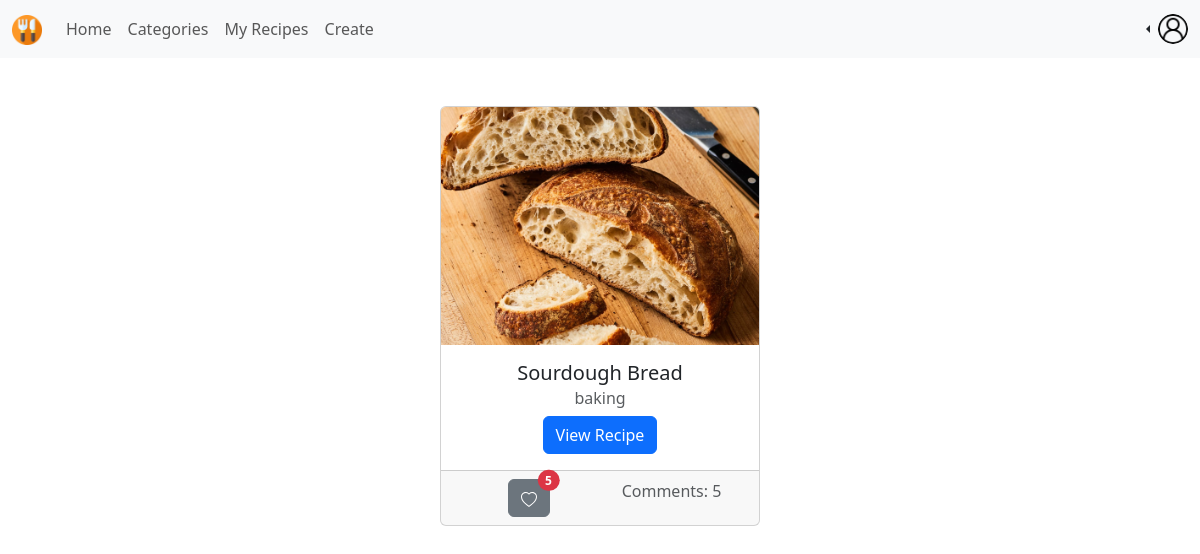
Before: /social/feed/1 (signed in) with the older database file.
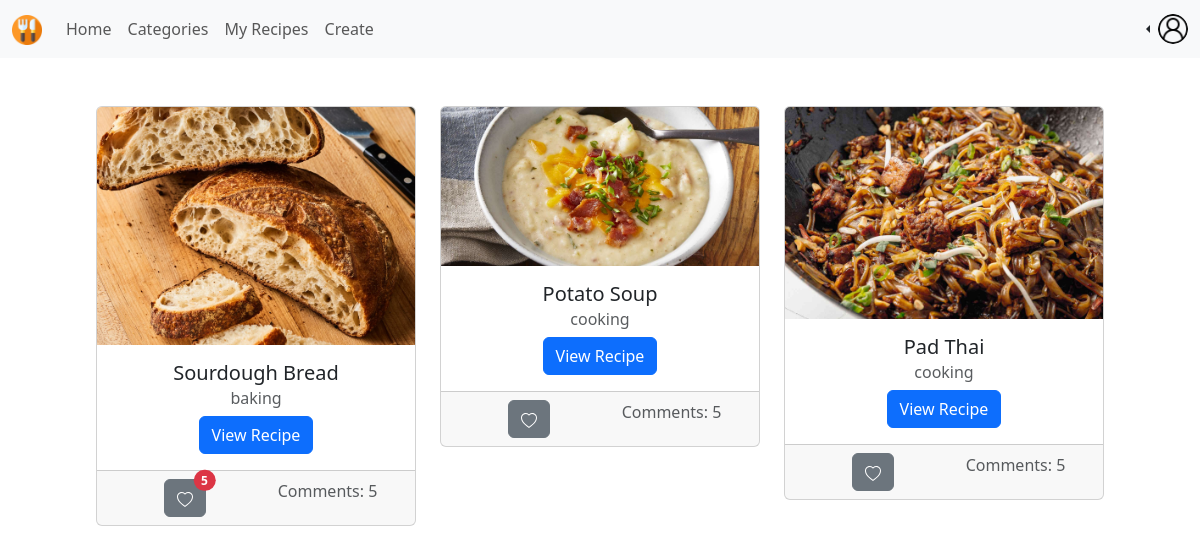
After: the same page with the newer database file.
### profiles/models.py (models this page shows, shortened)
class Profile(models.Model):
  user = models.OneToOneField(User, on_delete=models.CASCADE)
  avatar = models.ImageField(default='profilepic.jpg', upload_to='avatar_pictures')
  follows = models.ManyToManyField("self", related_name="followed_by", symmetrical=False, blank=True)

### recipies/models.py (models this page shows, shortened)
class Recipe(models.Model):
  creator = models.ForeignKey(Profile, on_delete=models.CASCADE)
  created_timestamp = models.DateTimeField(default=datetime.now, blank=True)
  updated_timestamp = models.DateTimeField(default=datetime.now, blank=True)
  recipe_name = models.CharField(max_length=200)
  recipe_image = models.ImageField(upload_to='recipe_img', default="empty.jpg")
  oven_temp = models.IntegerField(null=True)
  serving_size = models.FloatField()
  recipe_category = models.CharField(max_length=50)
  recipe_tags = models.CharField(max_length=200)
  recipe_instructions = models.TextField()
  likes = models.IntegerField(default=0)

### socialMedia/views.py (the view)
# urls.py: path('feed/<int:id>', views.feed, name="feed"),
@login_required
def feed(request, id):
  profile = Profile.objects.get(user=User.objects.get(id=id))
  recipe_list = Recipe.objects.all()
  paginator = Paginator(recipe_list, 3)
  page = request.GET.get('page')
  recipe_list = paginator.get_page(page)
  return render(request, 'socialMedia/feed.html', {"recipe_list": recipe_list, 'profile': profile})

### socialMedia/templates/socialMedia/feed.html (shortened to what this page needs)
{% extends './baseNav.html' %}
{% block body %}
  <div class="m-5 row row-cols-3 justify-content-center">
  {% for recipe in recipe_list %}
    <div class="row">
      <div class="col">
        <div class="card text-center" >
          {% if recipe.recipe_image != "empty.jpg" %}
            <img src="{{ recipe.recipe_image.url }}" style=" overflow: hidden;" class="card-img-top" alt="...">
          {% endif %}
          <div class="card-body">
            <h5 class="card-title">{{ recipe.recipe_name }}</h5>
            <h6 class="card-subtitle mb-2 text-muted">{{ recipe.recipe_category }}</h6>
            <a href="{% url 'socialMedia:recipe_detail' recipe.id %}" class="btn btn-primary">View Recipe</a>
          </div>
          <div class="card-footer text-muted d-flex">
            <div class="col">
              <button type="button" class="btn btn-secondary position-relative">
                {% if recipe.likes != 0 %}
                <span class="position-absolute top-0 start-100 translate-middle badge rounded-pill bg-danger">
                    {{recipe.likes}}
                </span>
                {% endif %}
              </button>
            </div>
            <div class="col">
              Comments: 5
            </div>
          </div>
        </div>
      </div>
    </div>
  {% endfor %}
  </div>
{% endblock %}

### socialMedia/templates/socialMedia/baseNav.html (shortened to what this page needs)
{% load static %}
<!DOCTYPE html>
<html lang="en">
<head>
  <link href="https://cdn.jsdelivr.net/npm/bootstrap@5.3.3/dist/css/bootstrap.min.css" rel="stylesheet">
</head>
<body>
  <nav class="navbar navbar-expand-lg navbar-light bg-body-tertiary">
    <div class="container-fluid">
      <div class="collapse navbar-collapse" id="navbarSupportedContent">
        <a class="navbar-brand mt-2 mt-lg-0" href="{% url 'socialMedia:feed' user.pk %}">
          <img
          src="../../../media/cutlery.png"
          height="30"
          alt="MDB Logo"
          loading="lazy"
          />
        </a>
        <ul class="navbar-nav me-auto mb-2 mb-lg-0">
          <li class="nav-item">
            <a class="nav-link" href="{% url 'socialMedia:feed' user.pk %}">Home</a>
          </li>
          <li class="nav-item">
            <a class="nav-link" href="{% url 'socialMedia:categories' user.pk %}">Categories</a>
          </li>
          <li class="nav-item">
            <a class="nav-link" href="{% url 'recipies:my_recipes' user.pk %}">My Recipes</a>
          </li>
          <li class="nav-item">
            <a class="nav-link" href="{% url 'recipies:create' user.pk %}">Create</a>
          </li>
        </ul>
      </div>
      <div class="nav-item dropstart">
        <a class="nav-link dropdown-toggle" data-bs-toggle="dropdown" href="#" role="button" aria-expanded="false">
          <img
            src="{{ profile.avatar.url }}"
            class="rounded-circle"
            height="30"
            alt="Black and White Portrait of a Man"
            loading="lazy"
          />
        </a>
      </div>
    </div>
  </nav>
  {% block body %}
  {% endblock %}
</body>
</html>

Changed rows visible on the page:
added Recipe: recipe_image (picture), recipe_name "Potato Soup", recipe_category "cooking"
added Recipe: recipe_image (picture), recipe_name "Pad Thai", recipe_category "cooking"
